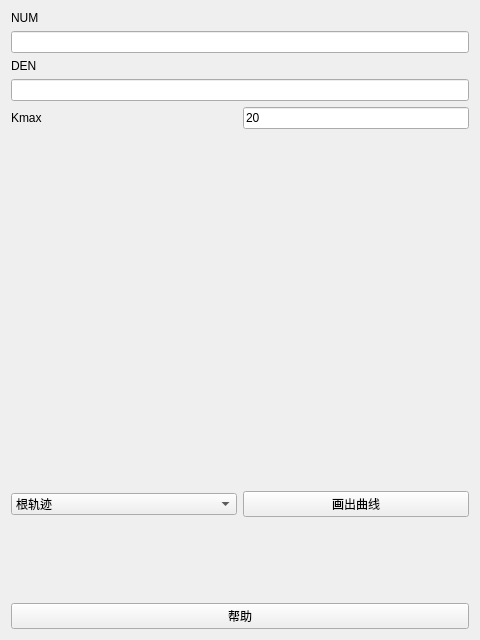
<?xml version="1.0" encoding="UTF-8"?>
<ui version="4.0">
 <class>Widget</class>
 <widget class="QWidget" name="Widget">
  <property name="geometry">
   <rect>
    <x>0</x>
    <y>0</y>
    <width>480</width>
    <height>640</height>
   </rect>
  </property>
  <property name="windowTitle">
   <string>Widget</string>
  </property>
  <layout class="QGridLayout" name="gridLayout">
   <item row="4" column="0">
    <layout class="QHBoxLayout" name="horizontalLayout">
     <property name="topMargin">
      <number>0</number>
     </property>
     <item>
      <widget class="QLabel" name="rangeLabel">
       <property name="text">
        <string>Kmax</string>
       </property>
      </widget>
     </item>
     <item>
      <widget class="QLineEdit" name="KmaxInput">
       <property name="sizePolicy">
        <sizepolicy hsizetype="Preferred" vsizetype="Fixed">
         <horstretch>0</horstretch>
         <verstretch>0</verstretch>
        </sizepolicy>
       </property>
       <property name="text">
        <string>20</string>
       </property>
      </widget>
     </item>
    </layout>
   </item>
   <item row="1" column="0">
    <widget class="QLineEdit" name="numInput"/>
   </item>
   <item row="11" column="0">
    <widget class="QLabel" name="phaseMarginLabel">
     <property name="text">
      <string/>
     </property>
    </widget>
   </item>
   <item row="0" column="0">
    <widget class="QLabel" name="numLabel">
     <property name="text">
      <string>&lt;html&gt;&lt;head/&gt;&lt;body&gt;&lt;p&gt;NUM&lt;/p&gt;&lt;/body&gt;&lt;/html&gt;</string>
     </property>
     <property name="alignment">
      <set>Qt::AlignLeading|Qt::AlignLeft|Qt::AlignVCenter</set>
     </property>
    </widget>
   </item>
   <item row="3" column="0">
    <widget class="QLineEdit" name="denInput"/>
   </item>
   <item row="10" column="0">
    <widget class="QLabel" name="freq1Label">
     <property name="text">
      <string/>
     </property>
    </widget>
   </item>
   <item row="12" column="0">
    <widget class="QLabel" name="freq2Label">
     <property name="text">
      <string/>
     </property>
    </widget>
   </item>
   <item row="2" column="0">
    <widget class="QLabel" name="denLabel">
     <property name="text">
      <string>DEN</string>
     </property>
     <property name="alignment">
      <set>Qt::AlignLeading|Qt::AlignLeft|Qt::AlignVCenter</set>
     </property>
    </widget>
   </item>
   <item row="13" column="0">
    <widget class="QLabel" name="gainMarginLabel">
     <property name="text">
      <string/>
     </property>
    </widget>
   </item>
   <item row="14" column="0">
    <widget class="QPushButton" name="donateButton">
     <property name="text">
      <string>帮助</string>
     </property>
    </widget>
   </item>
   <item row="5" column="0">
    <widget class="QtCharts::QChartView" name="plot" native="true">
     <property name="sizePolicy">
      <sizepolicy hsizetype="Expanding" vsizetype="Expanding">
       <horstretch>0</horstretch>
       <verstretch>0</verstretch>
      </sizepolicy>
     </property>
    </widget>
   </item>
   <item row="8" column="0">
    <layout class="QHBoxLayout" name="horizontalLayout_2">
     <property name="bottomMargin">
      <number>0</number>
     </property>
     <item>
      <widget class="QComboBox" name="figureType">
       <property name="styleSheet">
        <string notr="true"/>
       </property>
       <item>
        <property name="text">
         <string>根轨迹</string>
        </property>
       </item>
       <item>
        <property name="text">
         <string>单位阶跃响应</string>
        </property>
       </item>
       <item>
        <property name="text">
         <string>单位斜坡响应</string>
        </property>
       </item>
      </widget>
     </item>
     <item>
      <widget class="QPushButton" name="plotButton">
       <property name="text">
        <string>画出曲线</string>
       </property>
      </widget>
     </item>
    </layout>
   </item>
  </layout>
 </widget>
 <layoutdefault spacing="6" margin="11"/>
 <customwidgets>
  <customwidget>
   <class>QtCharts::QChartView</class>
   <extends>QWidget</extends>
   <header>qchartview.h</header>
   <container>1</container>
  </customwidget>
 </customwidgets>
 <tabstops>
  <tabstop>numInput</tabstop>
  <tabstop>denInput</tabstop>
 </tabstops>
 <resources/>
 <connections/>
</ui>
